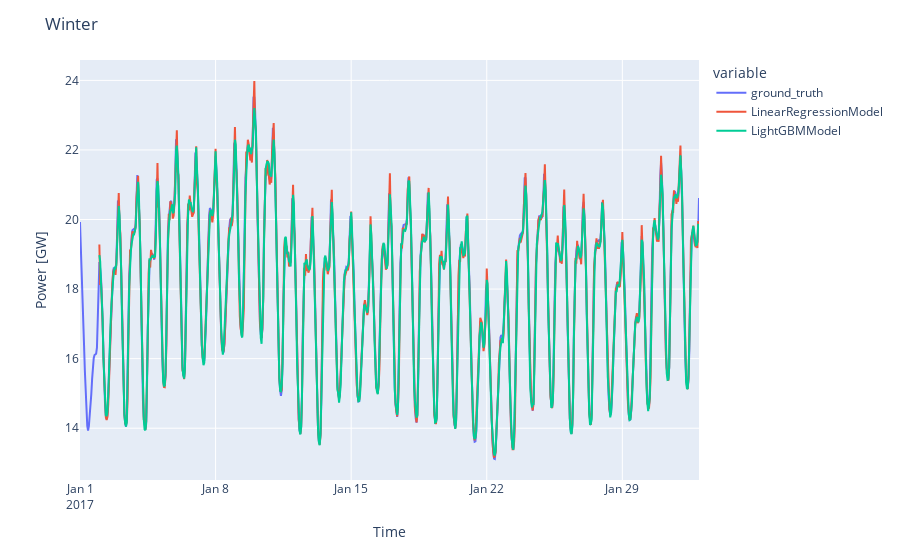
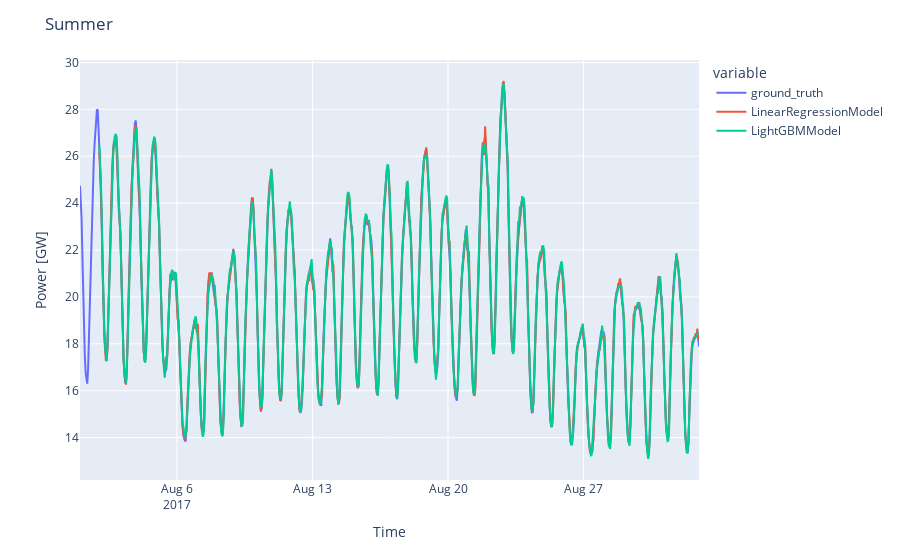

Notebook cell for these charts, in order:
### Markdown cell above
### Plot 1: Side-by-side comparison of the models

### Code cell
for season, (_, preds_per_model, gt) in dict_result_season.items():
    fig = px.line(gt.pd_series().to_frame("ground_truth"))
    for model_name in model_names:
        preds = preds_per_model[model_name]
        fig.add_scatter(x=preds.pd_series().index, y=preds.pd_series().values, name=model_name)
    
    fig.update_layout(title=f"{season}")
    fig.update_xaxes(title_text="Time")
    fig.update_yaxes(title_text=f"Power [{ts_train[0].components[0][-2:]}]")
    fig.show()
    wandb.log({f"{season} - Side-by-side comparison of predictions and the ground truth for {config.spatial_scale} in {config.location}": fig})

### Figure 1 — Plotly figure (JSON) as saved in the notebook; plotly's stock layout.template omitted (floating-point values rounded to 4 significant figures; data arrays with more than 128 entries replaced by an {"elided": "..."} marker saying what was removed)
{"data": [{"hovertemplate": "variable=ground_truth<br>datetime=%{x}<br>value=%{y}<extra></extra>", "legendgroup": "ground_truth", "line": {"color": "#636efa", "dash": "solid"}, "marker": {"symbol": "circle"}, "mode": "lines", "name": "ground_truth", "orientation": "v", "showlegend": true, "type": "scatter", "x": {"elided": "768 str values"}, "xaxis": "x", "y": {"elided": "768 float values"}, "yaxis": "y"}, {"name": "LinearRegressionModel", "type": "scatter", "x": {"elided": "743 str values"}, "y": {"elided": "743 float values"}}, {"name": "LightGBMModel", "type": "scatter", "x": {"elided": "743 str values"}, "y": {"elided": "743 float values"}}], "layout": {"legend": {"title": {"text": "variable"}, "tracegroupgap": 0}, "margin": {"t": 60}, "title": {"text": "Winter"}, "xaxis": {"anchor": "y", "domain": [0, 1], "title": {"text": "Time"}}, "yaxis": {"anchor": "x", "domain": [0, 1], "title": {"text": "Power [GW]"}}}}

### Figure 2 — Plotly figure (JSON) as saved in the notebook; plotly's stock layout.template omitted (floating-point values rounded to 4 significant figures; data arrays with more than 128 entries replaced by an {"elided": "..."} marker saying what was removed)
{"data": [{"hovertemplate": "variable=ground_truth<br>datetime=%{x}<br>value=%{y}<extra></extra>", "legendgroup": "ground_truth", "line": {"color": "#636efa", "dash": "solid"}, "marker": {"symbol": "circle"}, "mode": "lines", "name": "ground_truth", "orientation": "v", "showlegend": true, "type": "scatter", "x": {"elided": "768 str values"}, "xaxis": "x", "y": {"elided": "768 float values"}, "yaxis": "y"}, {"name": "LinearRegressionModel", "type": "scatter", "x": {"elided": "743 str values"}, "y": {"elided": "743 float values"}}, {"name": "LightGBMModel", "type": "scatter", "x": {"elided": "743 str values"}, "y": {"elided": "743 float values"}}], "layout": {"legend": {"title": {"text": "variable"}, "tracegroupgap": 0}, "margin": {"t": 60}, "title": {"text": "Summer"}, "xaxis": {"anchor": "y", "domain": [0, 1], "title": {"text": "Time"}}, "yaxis": {"anchor": "x", "domain": [0, 1], "title": {"text": "Power [GW]"}}}}
